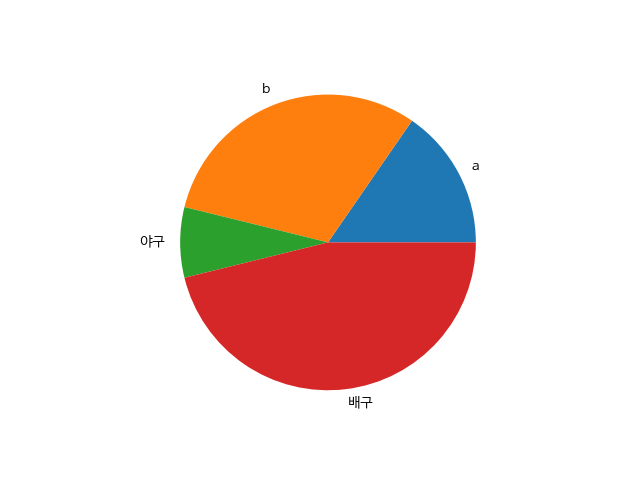
#> input picture matplotlib_study/test.png, 640 x 480 px
$ python matplotlib.py
#> lines starting #> are read from the running program, lines starting #| are printed output that depends on the picture
import matplotlib.pyplot as plt
import numpy as np

x = [1,2,3,4]
y = [2,3,4,5]
x2 = np.array(x)
y2 = np.array([4,1,3,6])
x3 = np.array(x)
y3 = np.array([3,5,3,10])
x4 = np.array(x)
y4 = np.array([12,10,1,15])

##일반 그래프
plt.plot(x, y)
plt.show()

##막대형그래프
plt.bar(x,y)
plt.show()
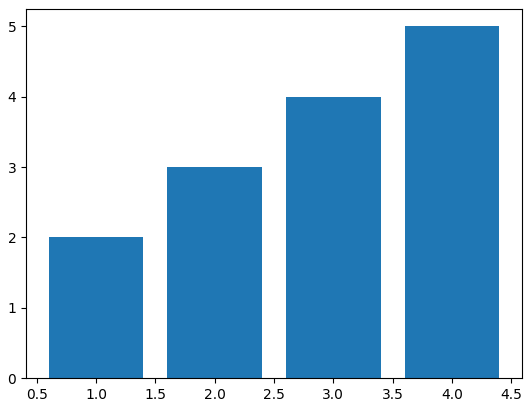
#> figure drawn by matplotlib, 1 panel; tallest bar 5 high, from x = 3.6 to 4.4

## 꺽은선 그래프
figure = plt.figure() # 그래프의 테두리(틀)
axes = figure.add_subplot(111) # 틀 안에 들어있는 그래프들.

# 그래프의 선 : 빨간색, dashed(--------), 데이터 위치에 ^로 표기
## 색상 종류 : https://matplotlib.org/examples/color/named_colors.html
## marker 종류 : https://matplotlib.org/2.0.2/examples/lines_bars_and_markers/marker_reference.html
axes.plot(x,y, color="red", linestyle="dashed", marker="^")
axes.plot(x2,y2, color="k", linestyle="dotted", marker="o")
plt.show()
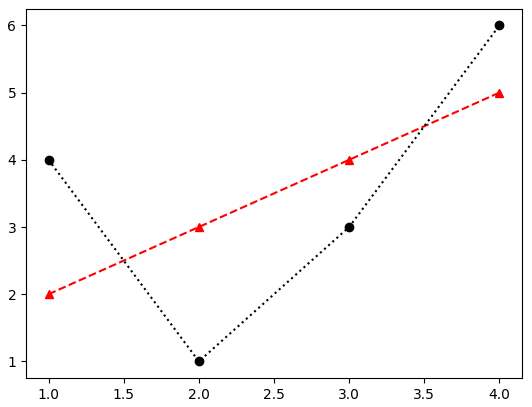
#> figure drawn by matplotlib, 1 panel

# 여러개의 그래프를 한 화면에
figure = plt.figure() #위에거 초기화

axes1 = figure.add_subplot(221) # 1행 2열에서 1열 'ㅁ'ㅁ
axes1.plot(x,y)
axes1.plot(x2,y2, color="red", linestyle="dashed")

axes2 = figure.add_subplot(222) # 1행 2열에서 2열 ㅁ'ㅁ'
axes2.plot(x2,y2)

axes3 = figure.add_subplot(223) # 3번째 = 2행 1열
axes3.plot(x3,y3)

axes4 = figure.add_subplot(224)
axes4.plot(x4,y4)
plt.show()
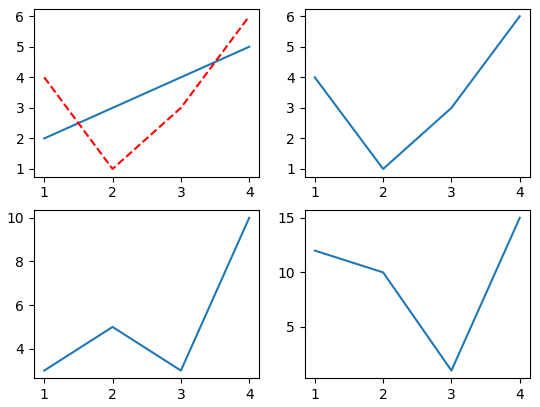
#> figure drawn by matplotlib, 4 panels

# 막대형 + 중첩
figure = plt.figure()
axes = figure.add_subplot(111)

axes.bar(x,y)
axes.bar(x2,y2)
plt.show()
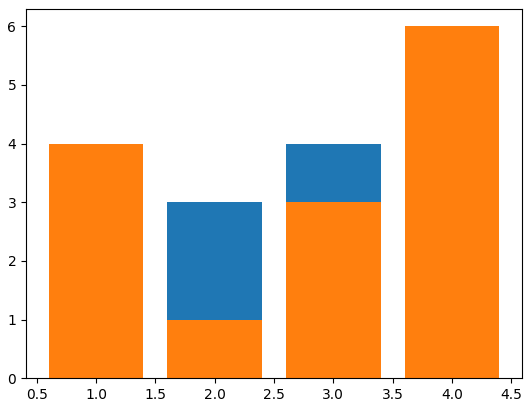
#> figure drawn by matplotlib, 1 panel; tallest bar 5 high, from x = 3.6 to 4.4; tallest bar 6 high, from x = 3.6 to 4.4

#하나의 그래프에 여러 y축: twinx (동일한 x축 or  서로 다른 범위)
figure = plt.figure()
axes1 = figure.add_subplot(111)
axes2 = axes1.twinx()
axes1.bar(x, y, color="blue", label="bar")
axes2.plot(x2, y2, color="red", label="plot")
plt.show()
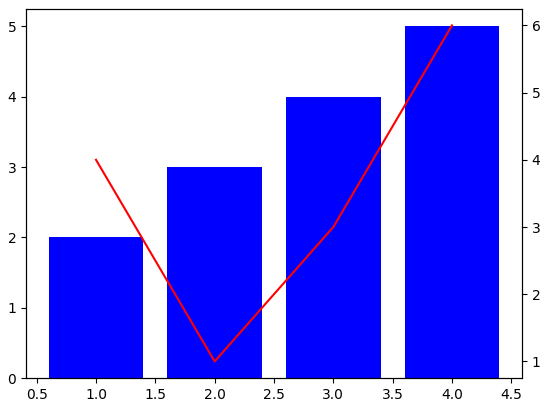
#> figure drawn by matplotlib, 2 panels; panel 1: tallest bar 5 high, from x = 3.6 to 4.4


from matplotlib import font_manager, rc
rc("font", family="Hancom Gothic")
#점그래프 scatter
figure = plt.figure()
axes = figure.add_subplot(111)

x = [1,2,3,4]
y = [2,4,6,8]
x2 = [1,1,3,4]
y2 = [6,2,4,6]
axes.scatter(x,y)
axes.scatter(x2,y2)
plt.title("제목")
plt.xlabel("x축 이름")
plt.ylabel("y축 이름")

plt.show()
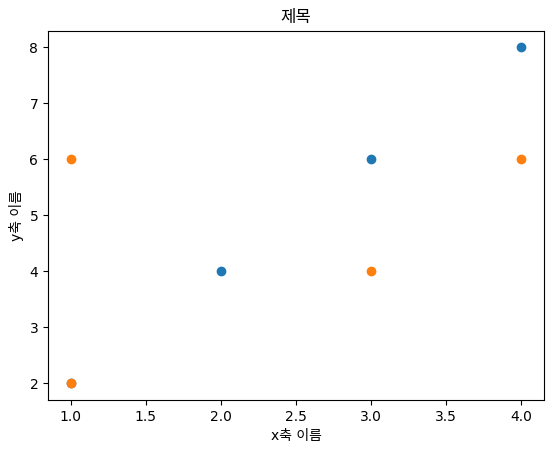
#> figure drawn by matplotlib, 1 panel

#원형 그래프

#label의 한글 깨지는거 해결
from matplotlib import font_manager, rc

font_list = font_manager.findSystemFonts(fontpaths=None, fontext="ttf")
for font in font_list:
    if font.find("Gothic") != -1:
        print(font)

rc("font", family="Hancom Gothic")

figure = plt.figure()
axes = figure.add_subplot(111)

label = ["a", "b", "야구", "배구"]
data = [10, 20, 5, 30]

axes.pie(data,labels=label)
# plt.show()
# plt.savefig("test")
import matplotlib.image as img
image = img.imread("test.png")
#> image is the input picture: shape (480, 640, 4) float32; mean R, G, B, A 0.939, 0.853, 0.823, 1
print(image)
#> (printed output is left out)
plt.imshow(image)
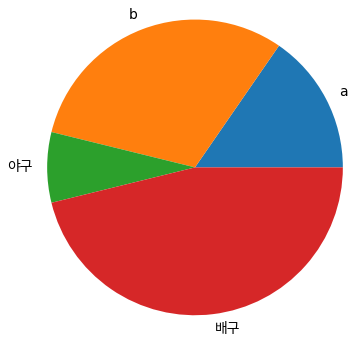
#> figure drawn by matplotlib, 1 panel
